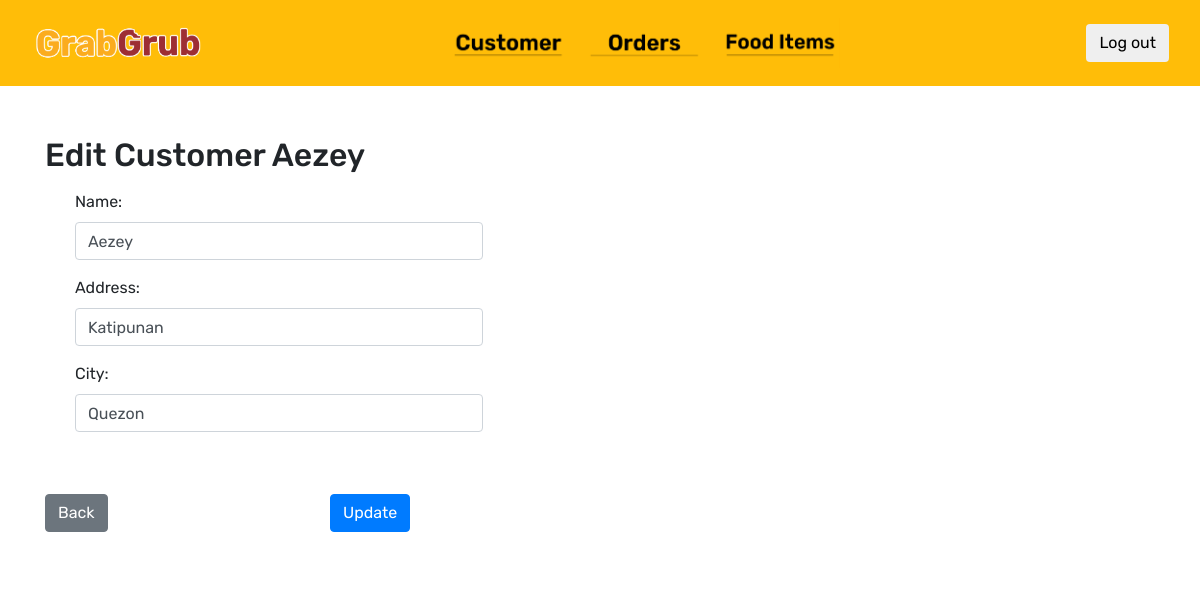
The page /update_customer/4/ on the database its author committed.
### Kiosk/models.py (models this page shows, shortened)
class Customer(models.Model):
    name = models.CharField(max_length=100)
    address = models.CharField(max_length=300)
    city = models.CharField(max_length=300)

### Kiosk/views.py (the view)
# urls.py: path('update_customer/<int:pk>/', views.update_customer,name='update_customer'),
def update_customer(request, pk):
    customer = get_object_or_404(Customer,pk=pk)
    if (request.method == "POST"):
        customername = request.POST.get('name')
        customerList = Customer.objects.filter(name=customername)
        if (len(customerList)) > 0:
            if customer in customerList:
                customer.name = request.POST.get('name')
                customer.address = request.POST.get('address')
                customer.city = request.POST.get('city')
                customer.save()
                return redirect('view_customers')
            else:
                messages.info(request, 'Customer already exists!')
                return render(request, 'update_customer.html', {'c': customer})
        else:
            customer.name = request.POST.get('name')
            customer.address = request.POST.get('address')
            customer.city = request.POST.get('city')
            customer.save()
            return redirect('view_customers')
    else:
        return render(request, 'update_customer.html', {'c':customer})

### templates/update_customer.html (shortened to what this page needs)
{% extends 'base.html' %}
{% load static %}
{% block content %}
<div class="container">
    <div class="row">
        <div class="container-fluid" style="padding-top: 50px;">
        <h2> Edit Customer {{c.name}} </h2>
            <form action="{% url 'update_customer' pk=c.pk %}" method="POST">
                <span>
                    <div class="col-md-6">
                        <div class="form-group">
                            <label class="control-label col-sm-2" for="name">Name:</label>
                            <div class="col-sm-10">
                                <input type="text" class="form-control" id="name" name="name" placeholder= "{{ c.name }}"  value="{{c.name }}" required ></input>
                            </div>
                        </div>
                        <div class="form-group">
                            <label class="control-label col-sm-2" for="address">Address:</label>
                            <div class="col-sm-10">
                                <input type="text" class="form-control" id="address" name="address" placeholder="{{c.address}}"  value="{{ c.address}}" required> </input>
                            </div>
                        </div>
                        <div class="form-group">
                            <label class="control-label col-sm-2" for="name">City:</label>
                            <div class="col-sm-10">
                                <input type="text" class="form-control" id="city" name="city" placeholder="{{c.city}}" value="{{c.city}}" required></input>
                            </div>
                        </div>
                    </div>
                </span>
                 </div>
                <div class="container">
                    <div class="row">
                        <div class="col-md-3" style="background-color: white;">
                            <a href="{% url 'view_customers' %}" class="btn btn-secondary"> Back </a>
                        </div>
                    <div class="col-md-3" style="background-color: white;">
                        <button class="btn btn-primary" type="submit"> Update </button>
                    </div>
                </div>
        </div>
    </div>
    </div>
</div>
{% endblock content %}

### Kiosk/static/style.css (style rules this page uses)
* { font-family: 'Rubik', sans-serif; }
:root { --input-padding-x: 1.5rem; --input-padding-y: 0.75rem; }
body { background-color: #25274d; }
.col-md-3 { background: #FFBD08; padding: 4%; border-top-left-radius: 0.5rem; border-bottom-left-radius: 0.5rem; }

### rows shown on the page
Customer: name "Aezey", address "Katipunan", city "Quezon"
